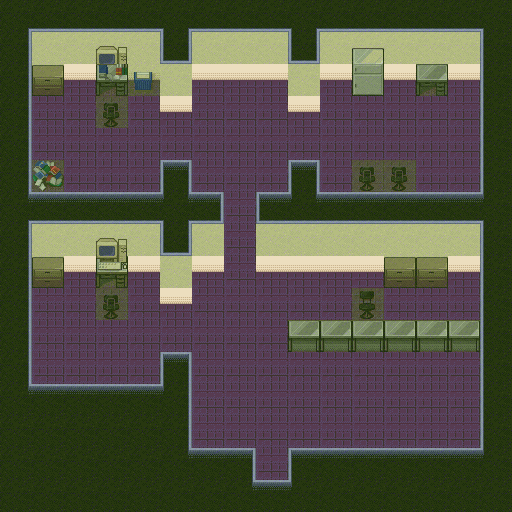

A level layout from a 2D game, rendered from its tile map. Below: a short description, then the map file with tile-grid data replaced by summaries:
An orthogonal 16x16 tile map with 32x32 px tiles, 2 tile layers (tile, obstruction) and 1 object (Link).

<map version="1.0" orientation="orthogonal" width="16" height="16" tilewidth="32" tileheight="32">
 <properties>
  <property name="music" value="school.ogg" />
 </properties>
 <tileset firstgid="1" name="tileset1" tilewidth="32" tileheight="32">
  <image source="tileset1.png" width="384" height="1024" />
 </tileset>
 <layer name="tile" width="16" height="16">
  <data>[256 cells, 256 non-empty, 37 distinct tile ids]</data>
 </layer>
 <layer name="obstruction" width="16" height="16" opacity="0.37">
  <data>[256 cells, 150 non-empty, 1 distinct tile ids]</data>
 </layer>
 <objectgroup name="object" width="16" height="16">
  <object name="Office Door" type="Link" x="256" y="448" width="32" height="32">
   <properties>
    <property name="link" value="Office Door" />
    <property name="map" value="school-hall.tmx" />
   </properties>
  </object>
 </objectgroup>
</map>